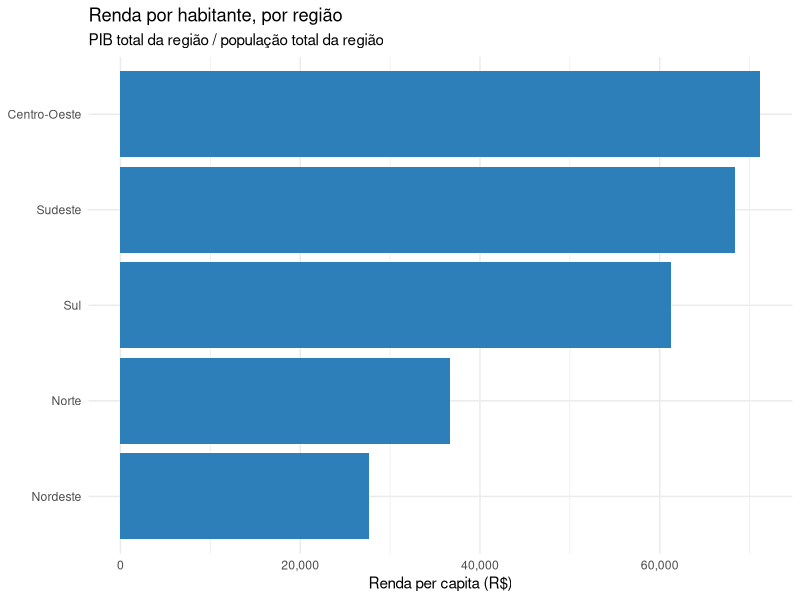
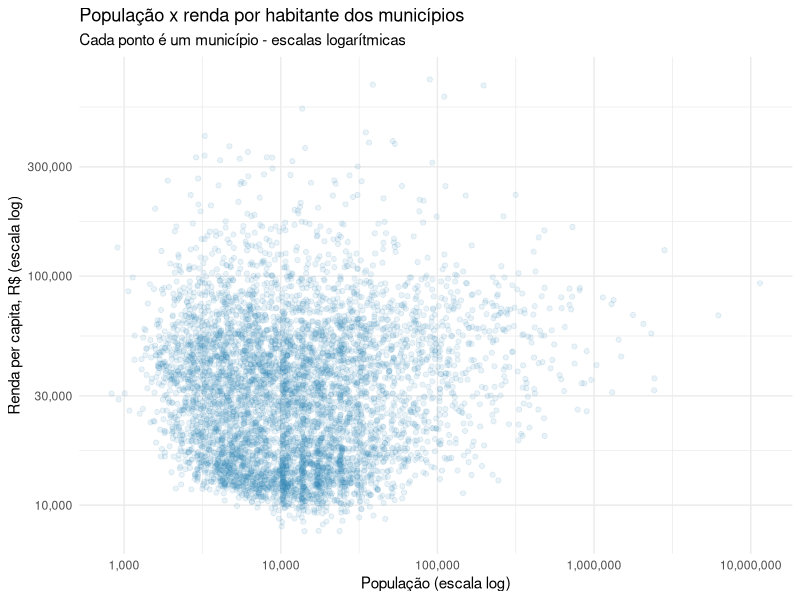
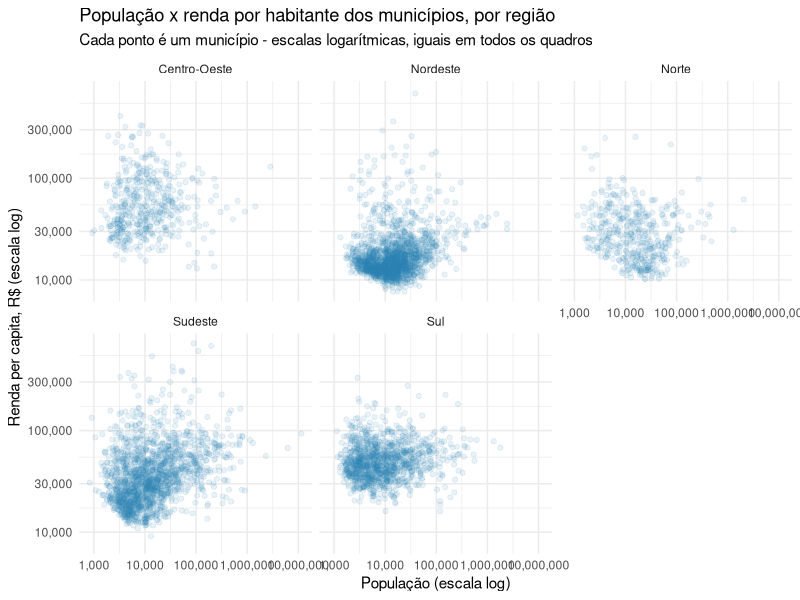
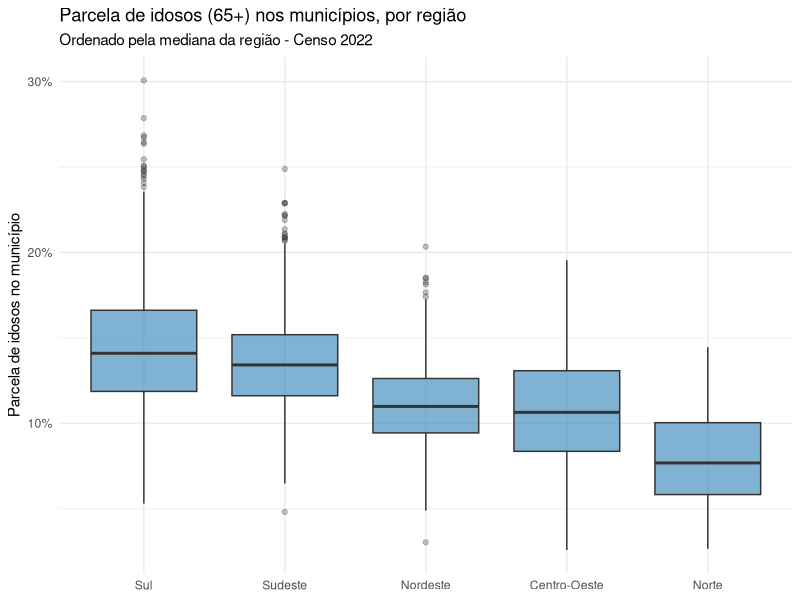

These charts were generated, in order, by the following R code:
if (!requireNamespace("tidyverse", quietly = TRUE)) {
  install.packages("tidyverse", repos = "https://cloud.r-project.org")
}

library(tidyverse)

populacao <- read.csv("dados/populacao_censo2022.csv")

pib <- read.csv("dados/tabela5938.csv")


mg_acima_100mil <- populacao %>%
  filter(str_detect(municipio, "MG$"), populacao > 100000)

nrow(mg_acima_100mil)

populacao_resumida <- populacao %>%
  select(codigo_municipio, municipio, populacao)

populacao <- populacao %>%
  mutate(densidade = populacao / area_km2)

populacao_ordenada <- populacao %>%
  arrange(desc(densidade))

resumo_brasil <- populacao %>%
  summarise(
    total_habitantes = sum(populacao),
    media_populacao = mean(populacao),
    mediana_populacao = median(populacao),
    numero_municipios = n()
  )

resumo_brasil

# Mesma análise (municípios de MG com mais de 100 mil habitantes), de duas formas:

# 1) Sem pipe: cada etapa aninha a anterior, de dentro para fora
mg_acima_100mil_sem_pipe <- filter(populacao, str_detect(municipio, "MG$"), populacao > 100000)

# 2) Com o pipe nativo do R (|>): cada etapa alimenta a próxima, de cima para baixo
mg_acima_100mil_com_pipe <- populacao |>
  filter(str_detect(municipio, "MG$"), populacao > 100000)

# Exemplo com 5 operações encadeadas no pipe:
# entre com a tabela -> filtra -> cria coluna -> escolhe colunas -> ordena -> limita linhas
# Pergunta: quais os 10 municípios mais densos entre os que têm mais de 50 mil habitantes?
top10_mais_densos <- populacao |>
  filter(populacao > 50000) |>                      # 1. mantém só municípios maiores
  mutate(densidade = populacao / area_km2) |>        # 2. cria a coluna de densidade
  select(municipio, uf, populacao, densidade) |>     # 3. mantém só as colunas de interesse
  arrange(desc(densidade)) |>                        # 4. ordena do mais denso para o menos denso
  slice_head(n = 10)                                 # 5. mantém só as 10 primeiras linhas

top10_mais_densos

# A tabela não tem a região de cada UF, então criamos esse mapeamento antes de agrupar
regioes <- tibble(
  uf = c("AC", "AP", "AM", "PA", "RO", "RR", "TO",
         "AL", "BA", "CE", "MA", "PB", "PE", "PI", "RN", "SE",
         "DF", "GO", "MS", "MT",
         "ES", "MG", "RJ", "SP",
         "PR", "RS", "SC"),
  regiao = c(rep("Norte", 7), rep("Nordeste", 9), rep("Centro-Oeste", 4),
             rep("Sudeste", 4), rep("Sul", 3))
)

resumo_por_regiao <- populacao |>
  left_join(regioes, by = "uf") |>
  group_by(regiao) |>
  summarise(
    media_populacao = mean(populacao),
    numero_municipios = n()
  )

resumo_por_regiao

# Quanto cada município representa da população da sua região
populacao_com_pct <- populacao |>
  left_join(regioes, by = "uf") |>
  group_by(regiao) |>                                       # agrupa, mas mantém 1 linha por município
  mutate(pct_populacao_regiao = populacao / sum(populacao)) |> # populacao do município / soma da região
  ungroup()

# n = Inf mostra todas as linhas, width = Inf mostra todas as colunas (sem truncar por largura do terminal)
print(populacao_com_pct, n = 5, width = Inf)

# Junta população e PIB pelo código do município.
# As colunas de código têm nomes diferentes em cada tabela (codigo_municipio e cod_municipio),
# por isso o "by" mapeia explicitamente qual coluna de cada lado representa a mesma coisa.
# O nome do município também se repete nas duas tabelas, então descartamos o de "pib" antes do join.
populacao_pib <- populacao |>
  left_join(
    pib |> select(-municipio),
    by = c("codigo_municipio" = "cod_municipio")
  ) |>
  as_tibble() # left_join() herda a classe de "populacao" (data.frame); as_tibble() troca para tibble, que imprime melhor

print(populacao_pib, n = 5, width = Inf)

# PIB per capita: o PIB está em mil reais, então multiplicamos por 1000
# antes de dividir pela população, para o resultado ficar em reais por habitante
populacao_pib <- populacao_pib |>
  mutate(pib_per_capita = (pib_mil_reais * 1000) / populacao)

print(populacao_pib, n = 5, width = Inf)

# Renda por habitante de cada região: soma do PIB da região dividida pela soma
# da população da região (não a média do pib_per_capita dos municípios, que
# daria peso igual a cidades grandes e pequenas)
renda_por_regiao <- populacao_pib |>
  left_join(regioes, by = "uf") |>
  group_by(regiao) |>
  summarise(renda_per_capita = sum(pib_mil_reais * 1000) / sum(populacao)) |>
  arrange(desc(renda_per_capita))

grafico_renda <- ggplot(renda_por_regiao, aes(x = reorder(regiao, renda_per_capita), y = renda_per_capita)) +
  geom_col(fill = "#2c7fb8") +
  coord_flip() + # deita as barras: a região fica no eixo y, o valor no eixo x
  labs(
    title = "Renda por habitante, por região",
    subtitle = "PIB total da região / população total da região",
    x = NULL,
    y = "Renda per capita (R$)"
  ) +
  scale_y_continuous(labels = scales::comma) +
  theme_minimal()

ggsave("imagens/renda_por_regiao.png", grafico_renda, width = 8, height = 5, dpi = 150)

# Dispersão: população x renda por habitante, 1 ponto por município.
# Os dois eixos em escala log (municípios vão de centenas a milhões de habitantes,
# e de poucos mil a centenas de mil reais per capita) e alpha baixo para que a
# sobreposição de milhares de pontos não vire uma mancha única
grafico_dispersao <- ggplot(populacao_pib, aes(x = populacao, y = pib_per_capita)) +
  geom_point(alpha = 0.1, color = "#2c7fb8") +
  scale_x_log10(labels = scales::comma) +
  scale_y_log10(labels = scales::comma) +
  labs(
    title = "População x renda por habitante dos municípios",
    subtitle = "Cada ponto é um município - escalas logarítmicas",
    x = "População (escala log)",
    y = "Renda per capita, R$ (escala log)"
  ) +
  theme_minimal()

ggsave("imagens/dispersao_populacao_renda.png", grafico_dispersao, width = 8, height = 6, dpi = 150)

# Mesmo gráfico de dispersão, mas em 5 quadros (1 por região). facet_wrap()
# usa por padrão a mesma escala em todos os quadros, então dá para comparar
# a posição e o formato das nuvens de pontos entre regiões.
populacao_pib_regiao <- populacao_pib %>%
  left_join(regioes, by = "uf")

grafico_dispersao_regiao <- ggplot(populacao_pib_regiao, aes(x = populacao, y = pib_per_capita)) +
  geom_point(alpha = 0.1, color = "#2c7fb8") +
  scale_x_log10(labels = scales::comma) +
  scale_y_log10(labels = scales::comma) +
  facet_wrap(~regiao) +
  labs(
    title = "População x renda por habitante dos municípios, por região",
    subtitle = "Cada ponto é um município - escalas logarítmicas, iguais em todos os quadros",
    x = "População (escala log)",
    y = "Renda per capita, R$ (escala log)"
  ) +
  theme_minimal()

ggsave("imagens/dispersao_populacao_renda_por_regiao.png", grafico_dispersao_regiao, width = 10, height = 7, dpi = 150)

idosos <- read.csv("dados/idosos_municipios.csv")

# Como a parcela de idosos se distribui entre os municípios de cada região.
# Boxplot: a linha do meio da caixa é a mediana, a caixa cobre do 1º ao 3º
# quartil (os 50% centrais dos municípios), e os "bigodes" mostram o alcance
# do restante dos dados - tudo isso de uma vez, por região.
idosos_por_regiao <- populacao %>%
  select(codigo_municipio, uf) %>%
  left_join(idosos, by = c("codigo_municipio" = "cod_municipio")) %>%
  left_join(regioes, by = "uf")

# a mediana de cada região guia a ordem das caixas, da maior para a menor
ordem_regioes <- idosos_por_regiao %>%
  group_by(regiao) %>%
  summarise(mediana = median(pct_idosos)) %>%
  arrange(desc(mediana)) %>%
  pull(regiao)

idosos_por_regiao <- idosos_por_regiao %>%
  mutate(regiao = factor(regiao, levels = ordem_regioes))

grafico_idosos <- ggplot(idosos_por_regiao, aes(x = regiao, y = pct_idosos)) +
  geom_boxplot(fill = "#2c7fb8", alpha = 0.6, outlier.alpha = 0.3) +
  scale_y_continuous(labels = scales::percent) +
  labs(
    title = "Parcela de idosos (65+) nos municípios, por região",
    subtitle = "Ordenado pela mediana da região - Censo 2022",
    x = NULL,
    y = "Parcela de idosos no município"
  ) +
  theme_minimal()

ggsave("imagens/idosos_por_regiao.png", grafico_idosos, width = 8, height = 5, dpi = 150)
